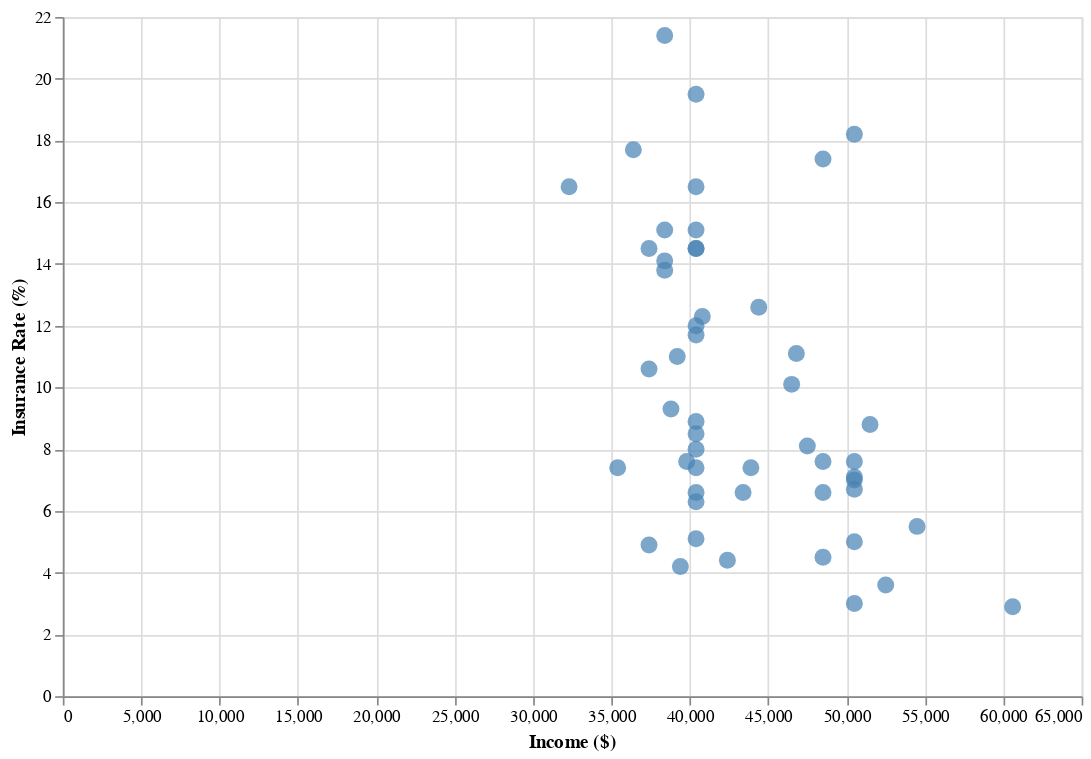

Here is the notebook cell this chart was saved with:
### Code cell
selection = alt.selection_single(empty = 'none', on = 'mouseover', nearest = True, fields = ['Income', 'Insurance_rate'])

subgroup = alt.selection_single(name = 'subgroup', fields = ['Disabled'], init = {'Disabled': True}, bind = alt.binding_radio(options = [True, False]))

color_condition = alt.condition(selection, alt.ColorValue('red'), alt.ColorValue('steelblue'))

scatter = alt.Chart(df).transform_filter(subgroup).mark_circle(size = 100).encode(
    x= alt.X('Income', title = 'Income ($)'),
    y= alt.Y('Insurance_rate', title = 'Insurance Rate (%)'),
    color = color_condition,
    tooltip = ['Location', 'Insurance_rate', 'Income']
).properties(
    width=600,
    height=400
).add_selection(
    selection, subgroup
)
scatter

### Figure 1 — Vega-Lite specification as saved in the notebook (floating-point values rounded to 4 significant figures)
{"data": {"name": "data-d2f0a3f7b94fe92587cce19ac6617e23"}, "mark": {"type": "circle", "size": 100}, "encoding": {"color": {"condition": {"value": "red", "selection": "selector012"}, "value": "steelblue"}, "tooltip": [{"field": "Location", "type": "nominal"}, {"field": "Insurance_rate", "type": "quantitative"}, {"field": "Income", "type": "quantitative"}], "x": {"field": "Income", "title": "Income ($)", "type": "quantitative"}, "y": {"field": "Insurance_rate", "title": "Insurance Rate (%)", "type": "quantitative"}}, "height": 400, "selection": {"selector012": {"type": "single", "empty": "none", "on": "mouseover", "nearest": true, "fields": ["Income", "Insurance_rate"]}, "subgroup": {"type": "single", "fields": ["Disabled"], "init": {"Disabled": true}, "bind": {"input": "radio", "options": [true, false]}}}, "transform": [{"filter": {"selection": "subgroup"}}], "width": 600, "$schema": "https://vega.github.io/schema/vega-lite/v4.17.0.json", "datasets": {"data-d2f0a3f7b94fe92587cce19ac6617e23": [{"Location": "ALABAMA", "Insurance_rate": 14.5, "Income": 40400, "Disabled": true}, {"Location": "ALASKA", "Insurance_rate": 11.1, "Income": 46800, "Disabled": true}, {"Location": "ARIZONA", "Insurance_rate": 11.0, "Income": 39200, "Disabled": true}, {"Location": "ARKANSAS", "Insurance_rate": 7.4, "Income": 35400, "Disabled": true}, {"Location": "CALIFORNIA", "Insurance_rate": 7.6, "Income": 48500, "Disabled": true}, {"Location": "COLORADO", "Insurance_rate": 8.1, "Income": 47500, "Disabled": true}, {"Location": "CONNECTICUT", "Insurance_rate": 5.0, "Income": 50500, "Disabled": true}, {"Location": "DELAWARE", "Insurance_rate": 7.0, "Income": 50500, "Disabled": true}, {"Location": "DISTRICT OF COLUMBIA", "Insurance_rate": 2.9, "Income": 60600, "Disabled": true}, {"Location": "FLORIDA", "Insurance_rate": 15.1, "Income": 38400, "Disabled": true}, {"Location": "GEORGIA", "Insurance_rate": 16.5, "Income": 40400, "Disabled": true}, {"Location": "HAWAII", "Insurance_rate": 6.7, "Income": 50500, "Disabled": true}, {"Location": "IDAHO", "Insurance_rate": 11.7, "Income": 40400, "Disabled": true}, {"Location": "ILLINOIS", "Insurance_rate": 7.4, "Income": 43900, "Disabled": true}, {"Location": "INDIANA", "Insurance_rate": 8.9, "Income": 40400, "Disabled": true}, {"Location": "IOWA", "Insurance_rate": 5.1, "Income": 40400, "Disabled": true}, {"Location": "KANSAS", "Insurance_rate": 14.5, "Income": 40400, "Disabled": true}, {"Location": "KENTUCKY", "Insurance_rate": 4.9, "Income": 37400, "Disabled": true}, {"Location": "LOUISIANA", "Insurance_rate": 8.5, "Income": 40400, "Disabled": true}, {"Location": "MAINE", "Insurance_rate": 7.6, "Income": 39800, "Disabled": true}, {"Location": "MARYLAND", "Insurance_rate": 5.5, "Income": 54500, "Disabled": true}, {"Location": "MASSACHUSETTS", "Insurance_rate": 3.6, "Income": 52500, "Disabled": true}, {"Location": "MICHIGAN", "Insurance_rate": 6.3, "Income": 40400, "Disabled": true}, {"Location": "MINNESOTA", "Insurance_rate": 6.6, "Income": 48500, "Disabled": true}, {"Location": "MISSISSIPPI", "Insurance_rate": 16.5, "Income": 32300, "Disabled": true}, {"Location": "MISSOURI", "Insurance_rate": 14.5, "Income": 37400, "Disabled": true}, {"Location": "MONTANA", "Insurance_rate": 10.6, "Income": 37400, "Disabled": true}, {"Location": "NEBRASKA", "Insurance_rate": 17.4, "Income": 48500, "Disabled": true}, {"Location": "NEVADA", "Insurance_rate": 12.0, "Income": 40400, "Disabled": true}, {"Location": "NEW HAMPSHIRE", "Insurance_rate": 8.8, "Income": 51500, "Disabled": true}, {"Location": "NEW JERSEY", "Insurance_rate": 7.6, "Income": 50500, "Disabled": true}, {"Location": "NEW MEXICO", "Insurance_rate": 9.3, "Income": 38800, "Disabled": true}, {"Location": "NEW YORK", "Insurance_rate": 4.5, "Income": 48500, "Disabled": true}, {"Location": "NORTH CAROLINA", "Insurance_rate": 14.1, "Income": 38400, "Disabled": true}, {"Location": "NORTH DAKOTA", "Insurance_rate": 12.6, "Income": 44400, "Disabled": true}, {"Location": "OHIO", "Insurance_rate": 8.0, "Income": 40400, "Disabled": true}, {"Location": "OKLAHOMA", "Insurance_rate": 21.4, "Income": 38400, "Disabled": true}, {"Location": "OREGON", "Insurance_rate": 7.4, "Income": 40400, "Disabled": true}, {"Location": "PENNSYLVANIA", "Insurance_rate": 6.6, "Income": 40400, "Disabled": true}, {"Location": "RHODE ISLAND", "Insurance_rate": 3.0, "Income": 50500, "Disabled": true}, {"Location": "SOUTH CAROLINA", "Insurance_rate": 15.1, "Income": 40400, "Disabled": true}, {"Location": "SOUTH DAKOTA", "Insurance_rate": 17.7, "Income": 36400, "Disabled": true}, {"Location": "TENNESSEE", "Insurance_rate": 13.8, "Income": 38400, "Disabled": true}, {"Location": "TEXAS", "Insurance_rate": 19.5, "Income": 40400, "Disabled": true}, {"Location": "UTAH", "Insurance_rate": 12.3, "Income": 40800, "Disabled": true}, {"Location": "VERMONT", "Insurance_rate": 4.4, "Income": 42400, "Disabled": true}, {"Location": "VIRGINIA", "Insurance_rate": 10.1, "Income": 46500, "Disabled": true}, {"Location": "WASHINGTON", "Insurance_rate": 7.1, "Income": 50500, "Disabled": true}, {"Location": "WEST VIRGINIA", "Insurance_rate": 4.2, "Income": 39400, "Disabled": true}, {"Location": "WISCONSIN", "Insurance_rate": 6.6, "Income": 43400, "Disabled": true}, {"Location": "WYOMING", "Insurance_rate": 18.2, "Income": 50500, "Disabled": true}, {"Location": "ALABAMA", "Insurance_rate": 14.6, "Income": 40400, "Disabled": false}, {"Location": "ALASKA", "Insurance_rate": 15.2, "Income": 46800, "Disabled": false}, {"Location": "ARIZONA", "Insurance_rate": 15.6, "Income": 39200, "Disabled": false}, {"Location": "ARKANSAS", "Insurance_rate": 14.0, "Income": 35400, "Disabled": false}, {"Location": "CALIFORNIA", "Insurance_rate": 11.2, "Income": 48500, "Disabled": false}, {"Location": "COLORADO", "Insurance_rate": 10.6, "Income": 47500, "Disabled": false}, {"Location": "CONNECTICUT", "Insurance_rate": 8.6, "Income": 50500, "Disabled": false}, {"Location": "DELAWARE", "Insurance_rate": 9.5, "Income": 50500, "Disabled": false}, {"Location": "DISTRICT OF COLUMBIA", "Insurance_rate": 4.2, "Income": 60600, "Disabled": false}, {"Location": "FLORIDA", "Insurance_rate": 19.7, "Income": 38400, "Disabled": false}, {"Location": "GEORGIA", "Insurance_rate": 18.6, "Income": 40400, "Disabled": false}, {"Location": "HAWAII", "Insurance_rate": 5.1, "Income": 50500, "Disabled": false}, {"Location": "IDAHO", "Insurance_rate": 16.2, "Income": 40400, "Disabled": false}, {"Location": "ILLINOIS", "Insurance_rate": 10.5, "Income": 43900, "Disabled": false}, {"Location": "INDIANA", "Insurance_rate": 11.9, "Income": 40400, "Disabled": false}, {"Location": "IOWA", "Insurance_rate": 7.1, "Income": 40400, "Disabled": false}, {"Location": "KANSAS", "Insurance_rate": 12.6, "Income": 40400, "Disabled": false}, {"Location": "KENTUCKY", "Insurance_rate": 9.6, "Income": 37400, "Disabled": false}, {"Location": "LOUISIANA", "Insurance_rate": 13.7, "Income": 40400, "Disabled": false}, {"Location": "MAINE", "Insurance_rate": 12.1, "Income": 39800, "Disabled": false}, {"Location": "MARYLAND", "Insurance_rate": 8.5, "Income": 54500, "Disabled": false}, {"Location": "MASSACHUSETTS", "Insurance_rate": 4.4, "Income": 52500, "Disabled": false}, {"Location": "MICHIGAN", "Insurance_rate": 8.6, "Income": 40400, "Disabled": false}, {"Location": "MINNESOTA", "Insurance_rate": 6.5, "Income": 48500, "Disabled": false}, {"Location": "MISSISSIPPI", "Insurance_rate": 19.7, "Income": 32300, "Disabled": false}, {"Location": "MISSOURI", "Insurance_rate": 14.0, "Income": 37400, "Disabled": false}, {"Location": "MONTANA", "Insurance_rate": 11.8, "Income": 37400, "Disabled": false}, {"Location": "NEBRASKA", "Insurance_rate": 10.4, "Income": 48500, "Disabled": false}, {"Location": "NEVADA", "Insurance_rate": 15.8, "Income": 40400, "Disabled": false}, {"Location": "NEW HAMPSHIRE", "Insurance_rate": 9.0, "Income": 51500, "Disabled": false}, {"Location": "NEW JERSEY", "Insurance_rate": 11.3, "Income": 50500, "Disabled": false}, {"Location": "NEW MEXICO", "Insurance_rate": 15.2, "Income": 38800, "Disabled": false}, {"Location": "NEW YORK", "Insurance_rate": 7.9, "Income": 48500, "Disabled": false}, {"Location": "NORTH CAROLINA", "Insurance_rate": 16.6, "Income": 38400, "Disabled": false}, {"Location": "NORTH DAKOTA", "Insurance_rate": 8.0, "Income": 44400, "Disabled": false}, {"Location": "OHIO", "Insurance_rate": 9.2, "Income": 40400, "Disabled": false}, {"Location": "OKLAHOMA", "Insurance_rate": 21.2, "Income": 38400, "Disabled": false}, {"Location": "OREGON", "Insurance_rate": 10.5, "Income": 40400, "Disabled": false}, {"Location": "PENNSYLVANIA", "Insurance_rate": 7.9, "Income": 40400, "Disabled": false}, {"Location": "RHODE ISLAND", "Insurance_rate": 6.4, "Income": 50500, "Disabled": false}, {"Location": "SOUTH CAROLINA", "Insurance_rate": 15.8, "Income": 40400, "Disabled": false}, {"Location": "SOUTH DAKOTA", "Insurance_rate": 13.2, "Income": 36400, "Disabled": false}, {"Location": "TENNESSEE", "Insurance_rate": 14.8, "Income": 38400, "Disabled": false}, {"Location": "TEXAS", "Insurance_rate": 24.5, "Income": 40400, "Disabled": false}, {"Location": "UTAH", "Insurance_rate": 12.0, "Income": 40800, "Disabled": false}, {"Location": "VERMONT", "Insurance_rate": 7.3, "Income": 42400, "Disabled": false}, {"Location": "VIRGINIA", "Insurance_rate": 10.9, "Income": 46500, "Disabled": false}, {"Location": "WASHINGTON", "Insurance_rate": 9.4, "Income": 50500, "Disabled": false}, {"Location": "WEST VIRGINIA", "Insurance_rate": 10.9, "Income": 39400, "Disabled": false}, {"Location": "WISCONSIN", "Insurance_rate": 8.2, "Income": 43400, "Disabled": false}, {"Location": "WYOMING", "Insurance_rate": 16.2, "Income": 50500, "Disabled": false}]}}
